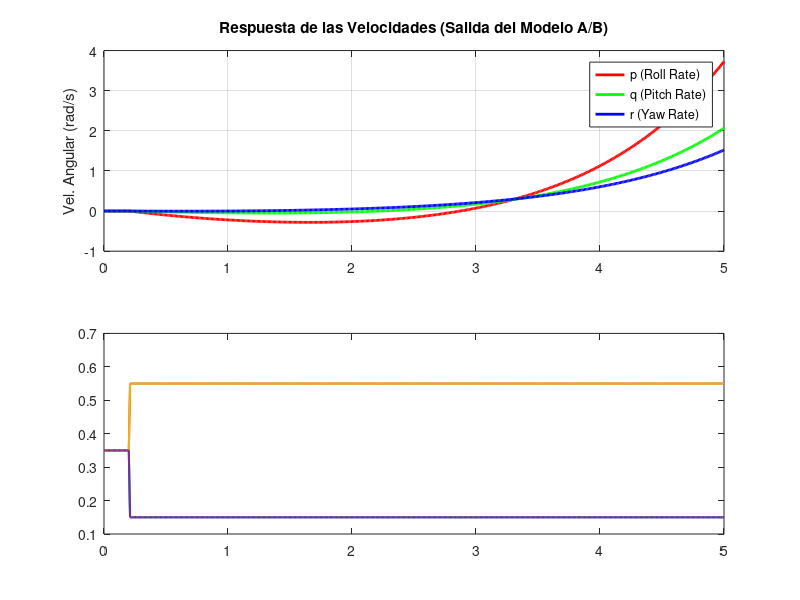

Reproduce this figure in MATLAB. (Note: this script raises an error after producing the figure.)
clearvars; close all; clc;

%% 1. DEFINICIÓN DEL MODELO (Tus matrices identificadas)
A = [-0.935710267868369,  0.114535661043099,  4.926101069998020;
     -0.003429981478181, -1.040331777969572,  2.779697729794189;
     -0.093493041620156, -0.275240626618720,  1.498523193279717];

B = [-1.904610791203760, -0.587512074882609, -2.268399108168063;
     -0.394955416789158, -1.757390846313468, -1.171599117715514;
     -0.076794484292644, -0.219181465035995, -0.214112941381796];

C = eye(3); 
D = zeros(3);
sys = ss(A, B, C, D);

%% 2. CONFIGURACIÓN DE LA PRUEBA (Modifica estos valores para probar)
t = 0:0.01:5;           % Simulación de 2 segundos
u_roll  = 0.2;          % Comando de Roll deseado (u1)
u_pitch = 0.0;          % Comando de Pitch deseado (u2)
u_yaw   = 0.0;          % Comando de Yaw deseado (u3)
u_hover = 0.35;         % Base de aceleración (Throttle)

% Crear el vector de entrada con un escalón a los 0.2 segundos
U_control = zeros(length(t), 3);
U_control(t > 0.2, 1) = u_roll;
U_control(t > 0.2, 2) = u_pitch;
U_control(t > 0.2, 3) = u_yaw;

%% 3. SIMULACIÓN DE LA DINÁMICA (Salida de Velocidades)
[y_vel, t_out] = lsim(sys, U_control, t);

%% 4. CÁLCULO DE LA REACCIÓN DE LOS MOTORES (Mixer Inverso)
% Basado en la configuración en X de tu código original:
% m1 = th + p + y - r
% m2 = th - p + y + r
% m3 = th + p - y + r
% m4 = th - p - y - r

M = zeros(length(t), 4);
for i = 1:length(t)
    r = U_control(i,1); % Comando Roll
    p = U_control(i,2); % Comando Pitch
    y = U_control(i,3); % Comando Yaw
    th = u_hover;       % Aceleración constante
    
    M(i,1) = th + p + y - r; 
    M(i,2) = th - p + y + r; 
    M(i,3) = th + p - y + r; 
    M(i,4) = th - p - y - r; 
end

%% 5. GRÁFICAS DE REACCIÓN TOTAL
figure('Color', 'w', 'Name', 'Análisis Dinámico: Modelo vs Motores', 'Position', [100 100 800 600]);

% --- Gráfica de Velocidades Angulares (Salida de A y B) ---
subplot(2,1,1);
plot(t_out, y_vel(:,1), 'r', 'LineWidth', 2); hold on;
plot(t_out, y_vel(:,2), 'g', 'LineWidth', 2);
plot(t_out, y_vel(:,3), 'b', 'LineWidth', 2);
grid on; ylabel('Vel. Angular (rad/s)');
legend('p (Roll Rate)', 'q (Pitch Rate)', 'r (Yaw Rate)');
title('Respuesta de las Velocidades (Salida del Modelo A/B)');

% --- Gráfica de los Motores (Entrada del Sistema) ---
subplot(2,1,2);
plot(t_out, M(:,1), 'LineWidth', 1.5); hold on;
plot(t_out, M(:,2), 'LineWidth', 1.5);
plot(t_out, M(:,3), 'LineWidth', 1.5);
plot(t_out, M(:,4), 'LineWidth', 1.5);
yline(u_hover, 'k--', 'Hover (0.35)');
grid on; ylabel('Potencia Motor (0-1)');
xlabel('Tiempo (s)');
legend('M1', 'M2', 'M3', 'M4');
title('Reacción de los Motores para generar ese comando');

%% 6. ANÁLISIS DE ESTABILIDAD
disp('--- Diagnóstico del Sistema ---');
polos = eig(A);
disp('Polos del sistema (Autovalores de A):');
disp(polos);
if any(real(polos) > 0)
    fprintf('AVISO: El sistema es INESTABLE (un polo es positivo).\n');
    fprintf('Las velocidades crecerán exponencialmente.\n');
end
